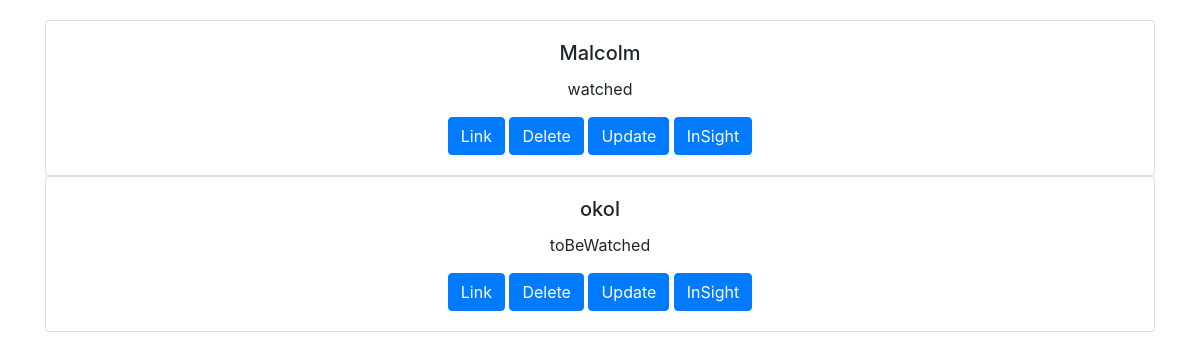
The app's page /, older data.
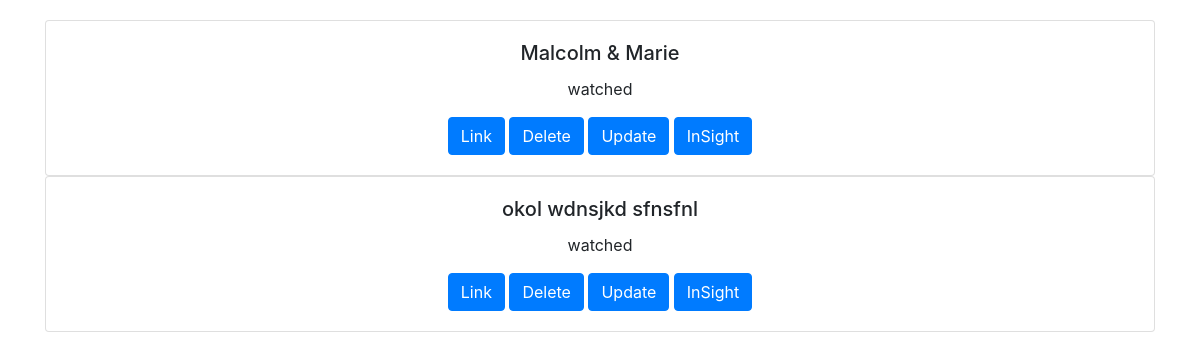
The same page, newer data.
### booksandmoviesapp/models.py (models this page shows)
class booksandmovies(models.Model):
    booksandmovies_name = models.TextField()
    booksandmovies_link = models.TextField()
    booksandmovies_remark = models.TextField()

### booksandmoviesapp/views.py (the view)
# urls.py: path('', views.index, name='index'),
def index(request):
    booksandmoviesItem = booksandmovies.objects.all()
    return render(request, 'booksandmoviesapp/index.html',{'booksandmoviesItem':booksandmoviesItem})

### booksandmoviesapp/templates/booksandmoviesapp/index.html (shortened to what this page needs)
<!doctype html>
<html lang="en">
{% load static %}
<head>
  <link rel="stylesheet" href="https://maxcdn.bootstrapcdn.com/bootstrap/4.0.0/css/bootstrap.min.css"
>
</head>
<body>
  <div class="container" id="containerDiv">
    <div style="margin-top:20px">
      {% for booksandmovies_list in booksandmoviesItem %}
      <div class="card text-center">
        <div class="card-body" id="cardBody">
          <h5 class="card-title">{{ booksandmovies_list.booksandmovies_name }}</h5>
          <p class="card-text">{{ booksandmovies_list.booksandmovies_remark }}</p>
          <a href="{{ booksandmovies_list.booksandmovies_link }}" target="_blank" class="btn btn-primary">Link</a>
          <a href="{% url 'deleteBookorMovie' booksandmovies_list.id %}" class="btn btn-primary">Delete</a>
          <a href="{% url 'updateBookorMovie' booksandmovies_list.id %}" class="btn btn-primary">Update</a>
          <a href="{% url 'viewBookorMovie' booksandmovies_list.id %}" target="_blank"
            class="btn btn-primary">InSight</a>
        </div>
      </div>
      {% endfor %}
    </div>
  </div>
</body>
</html>

Row changes from the older to the newer data that the page shows:
changed booksandmovies: booksandmovies_name "Malcolm" → "Malcolm & Marie"
changed booksandmovies: booksandmovies_name "okol" → "okol wdnsjkd sfnsfnl"; booksandmovies_remark "toBeWatched" → "watched"
